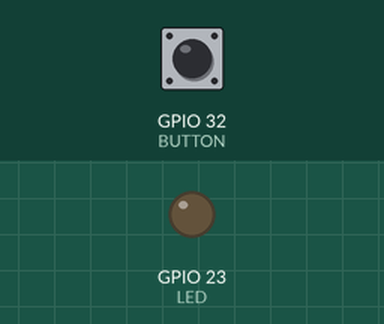
The sketch below on a simulated ESP32. Shown: output pins drawn as LEDs (lit = HIGH). Inputs (shaded band) come from the test bench; at power-on: GPIO 32 (BUTTON) HIGH.

Above: at 1.2 s.
1.3 s: GPIO 32 (BUTTON) pulled LOW for 0.15 s
At 1.37 s:
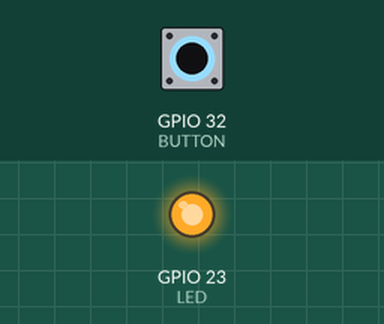
2.9 s: GPIO 32 (BUTTON) pulled LOW for 3.2 s
At 7.5 s:
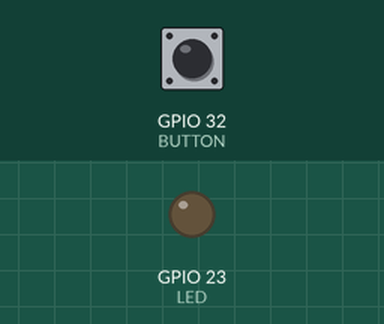
Timing chart, 0 to 9.0 s (numbered marks = the images above; inputs shaded):
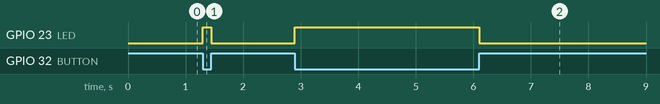

The sketch:

Push_____.ino
```cpp
//ต่อ pull-up นะ

#define LED 23
#define BUTTON 32

void setup() {
  pinMode(LED, OUTPUT);
  pinMode(BUTTON, INPUT);
}

void loop() {
  if (digitalRead(BUTTON) == LOW) {
    digitalWrite(LED, HIGH);
  } else {
    digitalWrite(LED, LOW);
  }
}
```

Measured:
- after the input at 1.3 s, GPIO 23 (LED): LOW → HIGH at once, → LOW 0.15 s later
- after the input at 2.9 s, GPIO 23 (LED): LOW → HIGH at once, → LOW 3.2 s later
